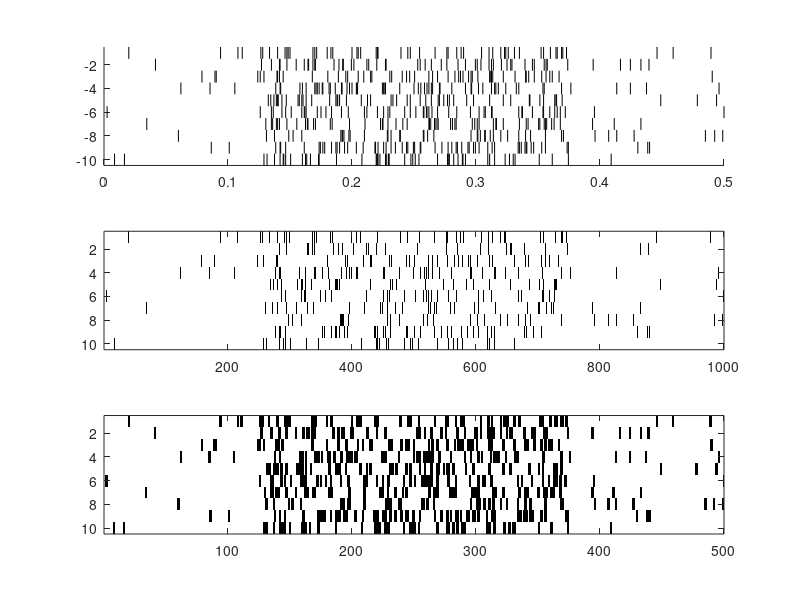

Here is the MATLAB script that generated this plot:
% raster plot test
% APR 2018
% HN
%
% generates a fake array of trialdata

close all;

TOTAL_TRIALS = 10;
SAMPLING_FREQ = 2000;
TRIAL_LEN = 0.5;        % in sec
SPIKE_PROB = 0.01;
TOTAL_SAMPLES = SAMPLING_FREQ*TRIAL_LEN;

spikes_binary = zeros(TOTAL_TRIALS,TOTAL_SAMPLES);

for trialn = 1:TOTAL_TRIALS
    samplen = 1:(SAMPLING_FREQ*TRIAL_LEN);
    
    spikes_binary(trialn,samplen) = (rand([1,TOTAL_SAMPLES])<SPIKE_PROB);
    spikes_binary(trialn,samplen(samplen<=TOTAL_SAMPLES*0.75 & samplen>TOTAL_SAMPLES*0.25)) ...
        =(rand([1,TOTAL_SAMPLES/2])<(SPIKE_PROB*10));
%     spikes_binary(trialn,samplen<TOTAL_SAMPLES*0.25)=(rand<SPIKE_PROB);
end
%%
spikes_idx = zeros(TOTAL_TRIALS,1);

for trialn = 1:TOTAL_TRIALS
    spikeno = length(find(spikes_binary(trialn,:)));
    spikes_idx(trialn,spikeno)=0;
    spikes_idx(trialn,1:spikeno) = find(spikes_binary(trialn,:));
end


figure
subplot(3,1,1)
hold on
tic
for trialn = 1:TOTAL_TRIALS
%     hold on
%     plot(spikes_idx(trialn,:),-trialn,'k.');
    for spiken = 1:length(spikes_idx(trialn,:));
        if (spikes_idx(trialn,spiken))
            plot(spikes_idx(trialn,spiken).*[1 1]./SAMPLING_FREQ,-trialn+[-0.5 0.5],'k');
        end
    end
    ylim([-10.5 -0.5]);
end
t=toc; disp(t);

subplot(3,1,2)
tic
colormap(gray)
imagesc(~spikes_binary)
t=toc; disp(t);

subplot(3,1,3)
tic
spikes_binary_small = imresize(spikes_binary,[TOTAL_TRIALS,500],'bilinear');
imagesc(~spikes_binary_small)
t=toc; disp(t);